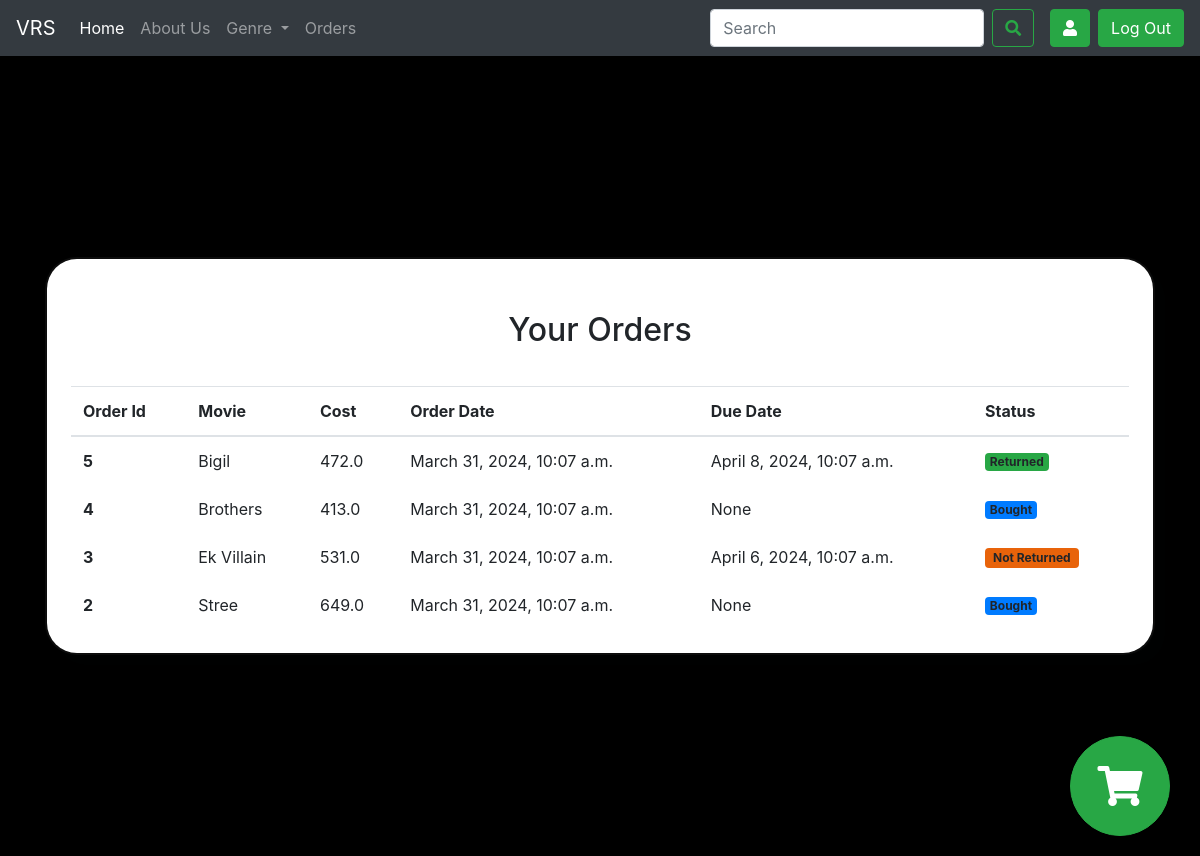
The app's page /orders/ (signed in), older data.
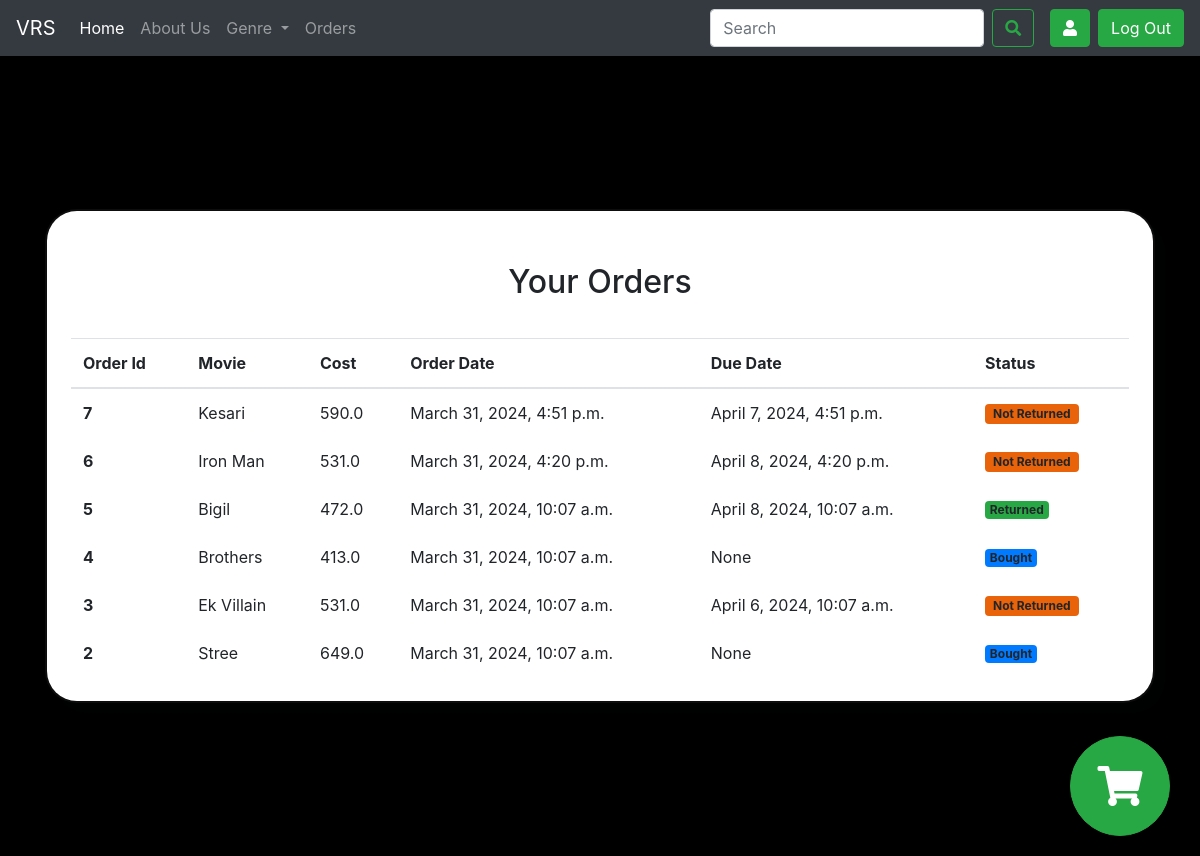
The same page, newer data.
### home/models.py (models this page shows, shortened)
class Order(models.Model):
    order_id = models.AutoField(primary_key=True)
    order_date = models.DateTimeField(auto_now_add=True)
    user = models.ForeignKey(User, on_delete=models.CASCADE)
    movie = models.ForeignKey(Movie, on_delete=models.CASCADE, default=None)
    total_price = models.FloatField(default=0)
    isrented = models.BooleanField(default=True)
    status = models.CharField(max_length=100,choices=[('Not Returned','Not Returned'),('Sold','Sold'),('Overdue','Overdue'), ('Returned','Returned')],default='Not Returned')
    due_date = models.DateTimeField(blank = True, null = True)

class Movie(models.Model):
    id = models.AutoField(primary_key=True)
    title = models.CharField(max_length=100)
    desc = models.CharField(max_length=1000)
    img = models.ImageField(upload_to='movies/thumbnails', blank=True, null=True)
    img_url = models.CharField(max_length=1000, default='')
    backdrop_url = models.CharField(max_length=1000, default='')
    release_year = models.DateField(null = True)
    genre = models.CharField(max_length=100,choices=[('Action','Action'),('Comedy','Comedy'),('Drama','Drama'),('Horror','Horror'),('Romance','Romance'),('Thriller','Thriller')])
    cast = models.CharField(max_length=500)
    director = models.CharField(max_length=100)
    rating = models.FloatField()
    certification = models.CharField(max_length=10,choices=[('U','U'),('U/A','U/A'),('A','A')])
    rent_price = models.FloatField()
    buy_price = models.FloatField()
    rent_duration = models.IntegerField()
    runtime = models.DurationField(("Duration"), default=timedelta(0))
    total_quantity = models.IntegerField(default=10)
    available_quantity = models.IntegerField(default=10)
    def __str__(self):
        return self.title

### home/views.py (the view)
# urls.py: path("orders/",views.orders,name='orders'),
def orders(request):
    updatestatus()
    orders = Order.objects.filter(user=request.user)
    orders = sorted(orders, key=lambda x: x.order_id, reverse=True)
    params = {'orders':orders}
    return render(request,'orders.html',params)

### home/views.py (called while the page is built)
def updatestatus():
    orders = Order.objects.all()
    for order in orders:
        if order.status == 'Not Returned' and order.due_date < timezone.now():
            order.status = 'Overdue'
            order.save()

### templates/orders.html (shortened to what this page needs)
{% extends "base.html" %}
{% block body %}
<body class="god">
<section class="vh-100 gradient-custom-2">
    <div class="container py-5 h-100">
      <div class="row d-flex justify-content-center align-items-center h-100">
        <div class="col-md-12 col-xl-12">
          <div class="card mask-custom">
            <div class="card-body p-4 text-black">
              <div class="text-center pt-1 pb-2">
                <h2 class="my-4">Your Orders</h2>
              </div>
              <table class="table text-black mb-0" >
                <thead>
                  <tr>
                    <th scope="col">Order Id</th>
                    <th scope="col">Movie</th>
                    <th scope="col">Cost</th>
                    <th scope="col">Order Date</th>
                    <th scope="col">Due Date</th>
                    <th scope="col">Status</th>
                  </tr>
                </thead>
                <div  style = " margin: 5px; border-radius: 10px;">
                  {% for order in orders %}
                <tr class="fw-normal">
                  <th class="border-0">
                    <span class="ms-2 text-black">{{order.order_id}}</span>
                  </th>
                  <td class="border-0 align-middle">{{order.movie}}</td>
                  <td class="border-0 align-middle">{{order.total_price}}</td>
                  <td class="border-0 align-middle">{{order.order_date}}</td>
                  <td class="border-0 align-middle">{{order.due_date}}</td>
                  <td class="border-0 align-middle">
                    {% if order.status == "Returned" %}
                    <h6 class="mb-0"><span class="badge bg-success"> {{order.status}}</span></h6>
                    {% elif order.status == "Not Returned" %}
                    <h6 class="mb-0"><span class="badge py-1 px-2" style ="background-color: #e8630a"> {{order.status}}</span></h6>
                    {% elif order.status == "Sold" %}
                    <h6 class="mb-0"><span class="badge bg-primary"> Bought</span></h6>
                    {% else %}
                    <h6 class="mb-0"><span class="badge py-1 px-2" style ="background-color: #ff0022"> {{order.status}}</span></h6>
                    {% endif %}
                  </td>
                </tr>
                {% endfor %}
            </div>
              </table>
            </div>
          </div>
        </div>
      </div>
    </div>
  </section>
<body>
{% endblock body %}

Row changes from the older to the newer data that the page shows:
added Order: order_id "7", movie "Kesari", total_price "590.0", order_date "March 31, 2024, 4:51 p.m.", due_date "April 7, 2024, 4:51 p.m.", status "Not Returned"
added Order: order_id "6", movie "Iron Man", total_price "531.0", order_date "March 31, 2024, 4:20 p.m.", due_date "April 8, 2024, 4:20 p.m.", status "Not Returned"
